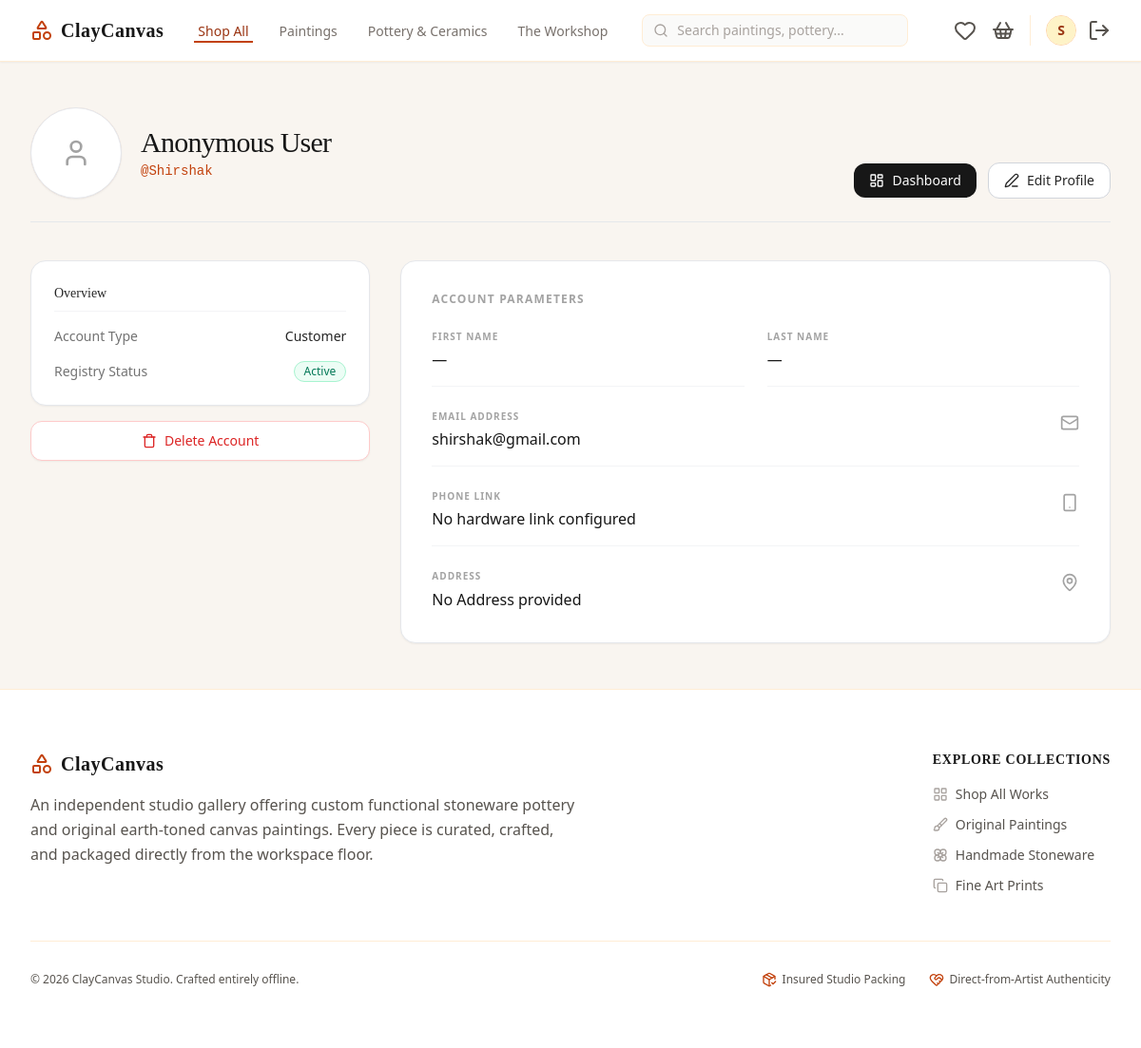
The app's page /profile/ (signed in), older data.
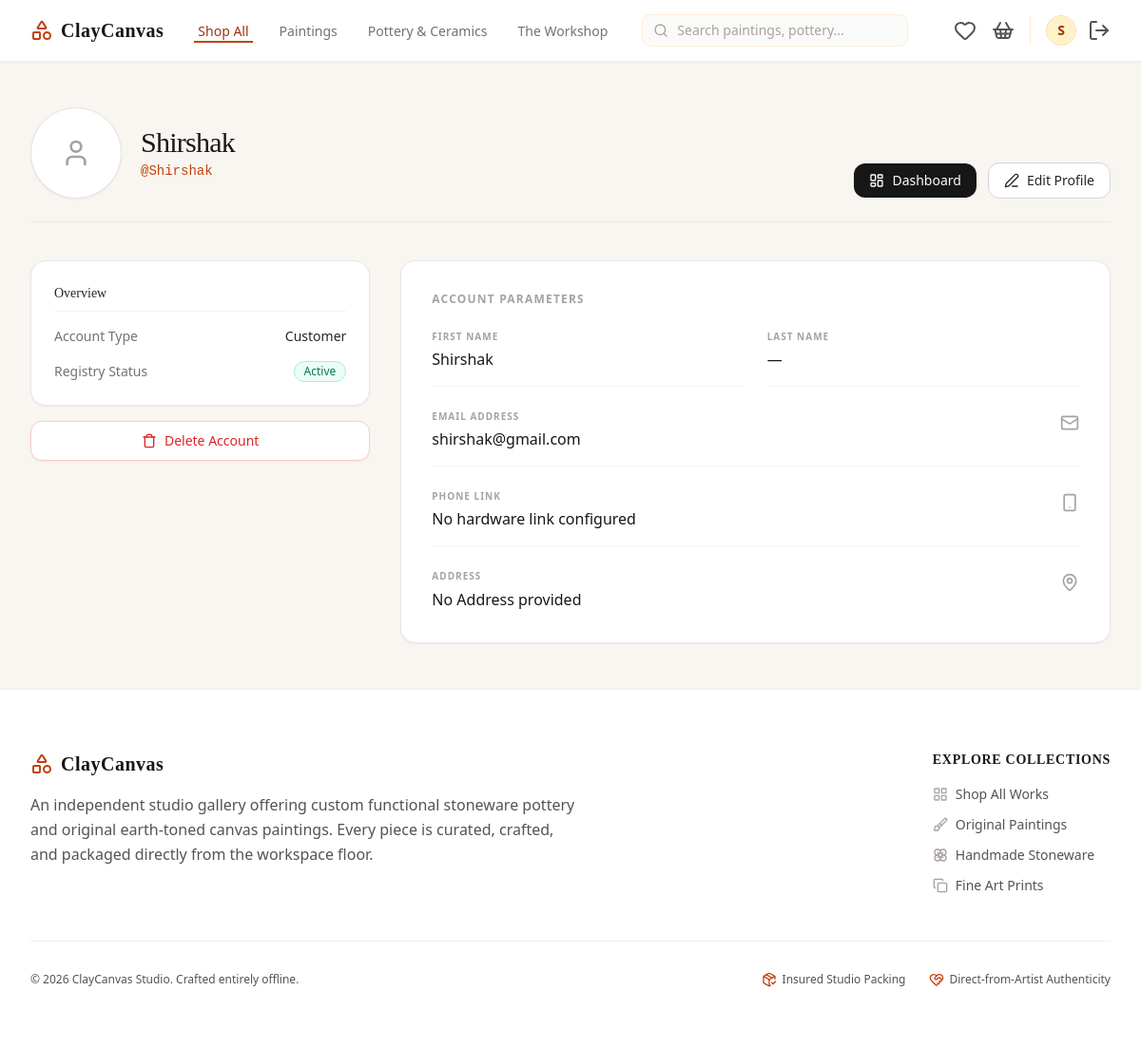
The same page, newer data.
### cc_app/models.py (models this page shows, shortened)
class User(AbstractUser):
    phone = models.CharField(max_length=20, blank=True)
    address = models.TextField(blank=True)
    profile_picture = models.ImageField(upload_to='images/user/', blank=True, null=True)

### cc_app/views/profile_view.py (the view)
# urls.py: path('profile/', profile_view, name='profile'),
@login_required
def profile_view(request):
    return render(request, 'main/profile_page.html')

### cc_app/templates/main/profile_page.html (shortened to what the changed rows need)
<!DOCTYPE html>
<html lang="en">
<head>
    {% load static %}
    <link href="{% static 'css/styles.css' %}" rel="stylesheet" />
</head>
<body class="bg-[#f9f5f0] font-sans min-h-screen flex flex-col text-neutral-900">
    {% include 'components/_navbar.html' %}
    <main class="flex-grow max-w-7xl w-full mx-auto px-4 py-12 sm:px-6 lg:px-8">
        <div class="mb-10 flex flex-col sm:flex-row sm:items-end sm:justify-between gap-6 pb-6 border-b border-gray-200">
            <div class="flex items-center gap-5">
                <div>
                    <h1 class="text-3xl font-serif font-normal text-neutral-900 tracking-tight">
                        {% if user.first_name or user.last_name %}
                            {{ user.first_name }} {{ user.last_name }}
                        {% elif user.is_staff %}
                            Administrator
                        {% else %}
                            Anonymous User
                        {% endif %}
                    </h1>
                    <p class="text-sm font-mono text-orange-700 mt-0.5">@{{ user.username|default:"dummy_creator" }}</p>
                </div>
            </div>
        </div>
        <div class="grid grid-cols-1 lg:grid-cols-3 gap-8 items-start">
            <div class="lg:col-span-2 bg-white border border-gray-200 p-8 rounded-2xl shadow-sm">
                <h2 class="text-xs font-bold uppercase tracking-widest text-neutral-400 mb-6">Account Parameters</h2>
                <div class="space-y-6">
                    <div class="grid grid-cols-1 sm:grid-cols-2 gap-6">
                        <div class="border-b border-gray-100 pb-4">
                            <span class="text-[10px] font-bold uppercase tracking-widest text-neutral-400 block mb-1">First Name</span>
                            <p class="text-base font-medium text-neutral-900">{{ user.first_name|default:"—" }}</p>
                        </div>
                        <div class="border-b border-gray-100 pb-4">
                            <span class="text-[10px] font-bold uppercase tracking-widest text-neutral-400 block mb-1">Last Name</span>
                            <p class="text-base font-medium text-neutral-900">{{ user.last_name|default:"—" }}</p>
                        </div>
                    </div>
                    <div class="flex items-start justify-between gap-4 border-b border-gray-100 pb-4">
                        <div>
                            <span class="text-[10px] font-bold uppercase tracking-widest text-neutral-400 block mb-1">Email Address</span>
                            <p class="text-base font-medium text-neutral-900 break-all">{{ user.email|default:"creator@claycanvas.com" }}</p>
                        </div>
                    </div>
                    <div class="flex items-start justify-between gap-4 border-b border-gray-100 pb-4">
                        <div>
                            <span class="text-[10px] font-bold uppercase tracking-widest text-neutral-400 block mb-1">Phone Link</span>
                            <p class="text-base font-medium text-neutral-900">{{ user.phone|default:"No hardware link configured" }}</p>
                        </div>
                    </div>
                    <div class="flex items-start justify-between gap-4">
                        <div>
                            <span class="text-[10px] font-bold uppercase tracking-widest text-neutral-400 block mb-1">Address</span>
                            <p class="text-base font-medium text-neutral-900 whitespace-pre-line leading-relaxed">{{ user.address|default:"No Address provided" }}</p>
                        </div>
                    </div>
                </div>
            </div>
        </div>
    </main>
</body>
</html>

### cc_app/templates/components/_navbar.html (shortened to what this page needs)
<nav class="bg-white border-b border-orange-100 sticky top-0 z-50 shadow-sm">
    <div class="max-w-7xl mx-auto px-4 sm:px-6 lg:px-8">
        <div class="flex justify-between h-16 items-center">
            <div class="flex items-center flex-1 md:flex-initial">
                <div class="flex-shrink-0 flex items-center mr-8">
                    <i data-lucide="shapes" class="text-orange-700 mr-2"></i>
                    <span class="text-xl font-bold tracking-wide text-orange-950 font-serif">ClayCanvas</span>
                </div>
                <div class="hidden md:flex space-x-6 font-medium">
                    <a href="#" class="text-orange-800 border-b-2 border-orange-700 px-1 pt-1 text-sm">Shop All</a>
                    <a href="#" class="text-stone-500 hover:text-orange-800 px-1 pt-1 text-sm transition">Paintings</a>
                    <a href="#" class="text-stone-500 hover:text-orange-800 px-1 pt-1 text-sm transition">Pottery & Ceramics</a>
                    <a href="#" class="text-stone-500 hover:text-orange-800 px-1 pt-1 text-sm transition">The Workshop</a>
                </div>
            </div>
            <div class="hidden sm:block flex-1 max-w-md mx-8">
                <form action="#" method="GET" class="relative m-0">
                    <div class="absolute inset-y-0 left-0 pl-3 flex items-center pointer-events-none">
                    </div>
                    <input type="text" name="q" placeholder="Search paintings, pottery..." class="block w-full pl-9 pr-3 py-1.5 border border-orange-100 rounded-lg bg-stone-50 text-sm placeholder-stone-400 focus:outline-none focus:border-orange-400 focus:bg-white text-stone-800 transition">
                </form>
            </div>
            <div class="flex items-center space-x-4">
                <a href="#" class="text-stone-600 hover:text-orange-800 transition relative">
                    <i data-lucide="heart"></i>
                </a>
                <a href="#" class="text-stone-600 hover:text-orange-800 transition relative mr-2">
                    <i data-lucide="shopping-basket"></i>
                </a>
                {% if user.is_authenticated %}
                    <div class="flex items-center space-x-3 border-l border-orange-100 pl-4">
                        <a href="/profile/" class="block h-8 w-8 rounded-full overflow-hidden border border-orange-200 bg-orange-50 focus:outline-none">
                            {% if user.profile_picture %}
                                <img src="{{ user.profile_picture.url }}" alt="{{ user.username }}" class="h-full w-full object-cover">
                            {% else %}
                                <div class="h-full w-full flex items-center justify-center text-orange-800 font-bold text-sm bg-amber-100">
                                    {{ user.username|slice:":1"|upper }}
                                </div>
                            {% endif %}
                        </a>
                        <a href="/logout/" class="text-stone-600 hover:text-red-700 transition" title="Logout">
                            <i data-lucide="log-out"></i>
                        </a>
                    </div>
                {% endif %}
            </div>
        </div>
    </div>
</nav>

Row changes from the older to the newer data that the page shows:
changed User "Shirshak": first_name (not shown) → "Shirshak"; first_name "—" → "Shirshak"
Text that changed along with them:
text no longer shown: "Anonymous User"
